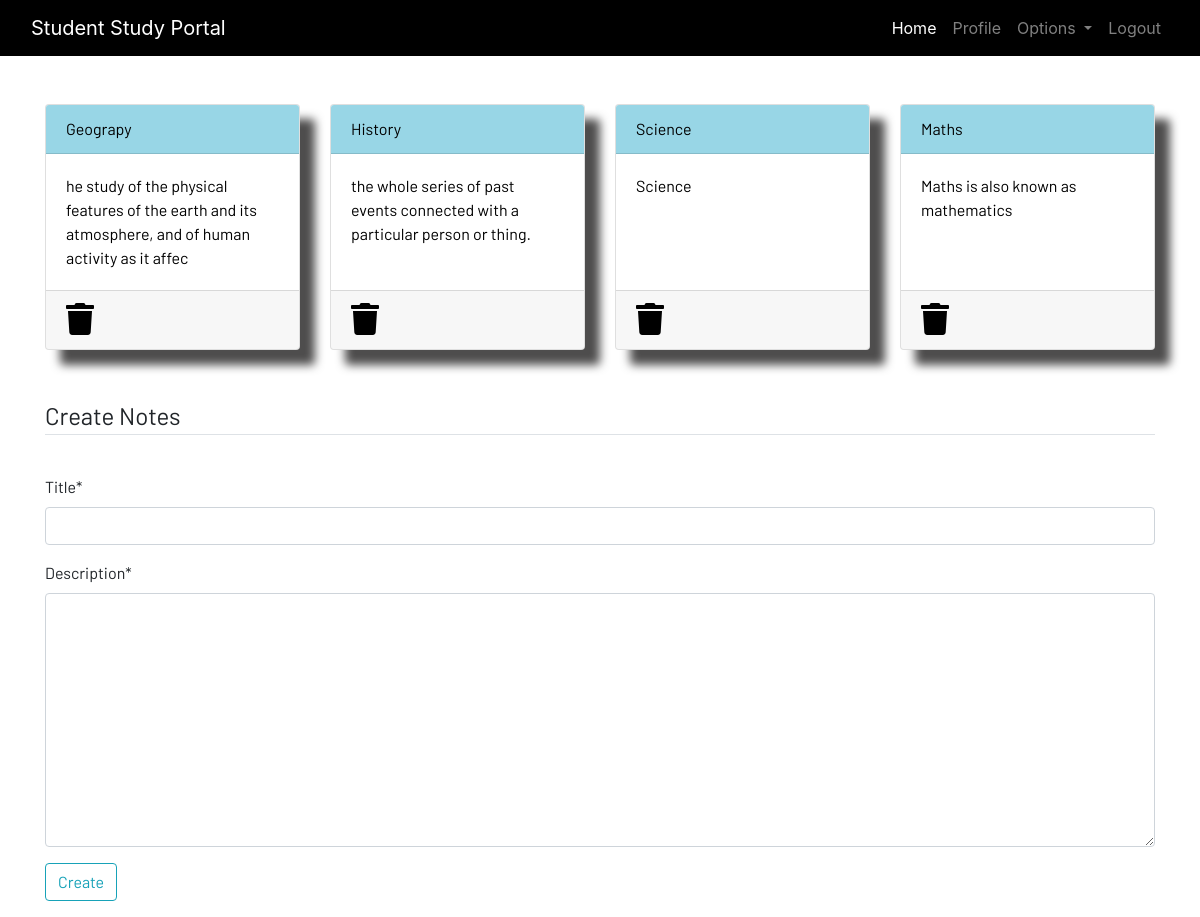
Screenshot of /notes (signed in) with the database file from the repository.
### dashboard/models.py (models this page shows, shortened)
class Notes(models.Model):
    user = models.ForeignKey(User,on_delete=models.CASCADE)
    title= models.CharField( max_length=250)
    description = models.TextField()
    class Meta:
        verbose_name = 'notes'
        verbose_name_plural = 'notes'

### dashboard/views.py (the view)
# urls.py: path('notes',views.notes,name='notes'),
@login_required
def notes(request):
    if request.method == 'POST':
        form = NotesForm(request.POST)
        if form.is_valid():
            notes = Notes(user=request.user,title= request.POST['title'],description=request.POST['description'])
            notes.save()
        messages.success(request,f"Notes Added form {request.user.username} successfully!")
    else:
        form = NotesForm()
    notes = Notes.objects.filter(user=request.user)
    context = {'notes':notes,'form':form}
    return render(request,'dashboard/notes.html',context)

### dashboard/forms.py
class NotesForm(forms.ModelForm):
    class Meta:
        model = Notes
        fields = ["title","description"]

### dashboard/templates/dashboard/notes.html (shortened to what this page needs)
{% extends 'dashboard/base.html' %}
{% load static %}
{% load crispy_forms_tags %}
{% block content %}
<div class="container">
    <div class="row">
    {% for note in notes  %}
        <div class="col-md-3">
            <a href="{% url 'notes-detail' note.id %}">
                <div class="card">
                    <div class="card-header">{{note.title}}</div>
                    <div class="card-body">{{note.description|slice:"0:100"}}</div>
                    <div class="card-footer mt-auto ">
                        <a href="{% url 'delete-note' note.id %}">
                            <i class="fa fa-trash fa-2x"></i></a>
                    </div>
                </div>
            </a>
        </div>
    {% endfor %}
        <br><br>
    </div>
</div>
<br><br>
<div class="container">
    <form method="POST">
        <fieldset class="form-group">
            <legend class="border-bottom mb-4">Create Notes</legend>
        </fieldset>
         {{form|crispy}}
        <div class="form-group">
            <button href="" class="btn btn-outline-info" type="submit">
            Create
            </button>
        </div>
    </form>
</div>
{% endblock content %}

### static/css/main.css (style rules this page uses)
html { scroll-behavior: smooth; height: 100%; width: 100%; }
.card { box-shadow: 15px 15px 10px rgb(78, 77, 77); }
a { text-decoration: none !important; color: black; }
.card-header { color: black !important; background: rgb(152, 214, 230) !important; transition: 0.3s ease-in; }
html, body { max-width: 100%; overflow-x: hidden; height: 100%; width: 100%; background: linear-gradient(to bottom, #ffffff 100%, #ffffff 0%); overflow-x: hidden; background-repeat: no-repeat; }
.card-header { background-color: rgb(133, 204, 231); }
.col-md-3 .card { width: 100%; height: 100%; }
.fa { color: black; }

### rows the page displays
Notes: title "Geograpy", description "he study of the physical features of the earth and its atmosphere, and of human activity as it affec"
Notes: title "History", description "the whole series of past events connected with a particular person or thing."
Notes: title "Science", description "Science"
Notes: title "Maths", description "Maths is also known as mathematics"
